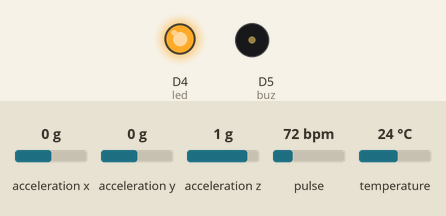
Recording of a sketch running on a simulated ESP8266 (NodeMCU). On the bench: output pins drawn as LEDs (lit = HIGH), buzzer (waves = sounding, pin HIGH). Dashed ring = blinking. The inputs (shaded band) are chosen by the test bench; at power-on: acceleration x 0 g, acceleration y 0 g, acceleration z 1 g, pulse 72 bpm, temperature 24 °C. WiFi joins after 1.5 s; servers stay silent unless stated; what the sketch prints to the serial monitor is not drawn.

Above: at 1.5 s.
At 3.36 s:
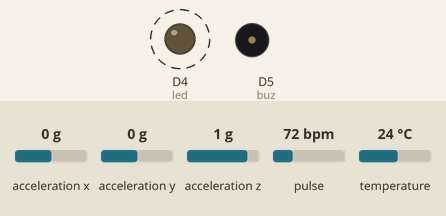
Timing chart, 0 to 4.0 s (numbered marks = the images above):
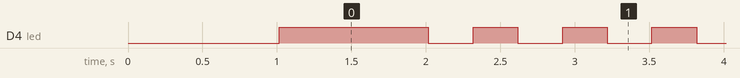

The sketch:

IOT_Code.ino
```cpp
#include <Wire.h>
#include "MAX30105.h"
#include "heartRate.h"
MAX30105 particleSensor;
#include <Wire.h>
#include <Adafruit_Sensor.h>
#include <Adafruit_ADXL345_U.h>
#include <OneWire.h>
#include <DallasTemperature.h>
#define ONE_WIRE_BUS D3
OneWire oneWire(ONE_WIRE_BUS);
DallasTemperature sensors(&oneWire);
#include "ThingSpeak.h"
#include <ESP8266WiFi.h>
int statusCode = 0;
WiFiClient  client;
const int FieldNumber1 = 1;
String strs[14]={"2470635","I0FWOVY98BIRMPVW","0","0","SRC 24G","src@internet","0","0","0","0","0","0","0","0"};
int StringCount = 0;

int xval,yval,zval,magnitude;
Adafruit_ADXL345_Unified accel = Adafruit_ADXL345_Unified(12345);

const byte RATE_SIZE = 4; //Increase this for more averaging. 4 is good.
byte rates[RATE_SIZE]; //Array of heart rates
byte rateSpot = 0;
long lastBeat = 0; //Time at which the last beat occurred
float beatsPerMinute;
int beatAvg;
int tempF,spo2;
int led=D4;
int fall=0;
int buz=D5;
int fst=0;
long int prv=0,prv1=0;
int abnormal=0;
void setup()
{
  Serial.begin(9600);

  particleSensor.begin(Wire, I2C_SPEED_FAST);
  particleSensor.setup(); //Configure sensor with default settings
  particleSensor.setPulseAmplitudeRed(0x0A); //Turn Red LED to low to indicate sensor is running
  particleSensor.setPulseAmplitudeGreen(0); //Turn off Green LED
  particleSensor.enableDIETEMPRDY();
  sensors.begin();
 accel.begin();
  WiFi.mode(WIFI_STA);
  ThingSpeak.begin(client);

  pinMode(led,OUTPUT);
  delay(1000);
  digitalWrite(led,1);

  pinMode(buz,OUTPUT);
  //Serial.println("WELCOME");

}

void loop()
{

  if (WiFi.status() != WL_CONNECTED)
  {
    Serial.print(".");
    delay(1000);
    WiFi.begin(strs[4], strs[5]);
      for(int kk=0;kk<10;kk++)
      {
        digitalWrite(led,0);
        delay(300);
        digitalWrite(led,1);
        delay(300);
      }
   if(WiFi.status() == WL_CONNECTED)
    Serial.println("ok");
  }


  long irValue = particleSensor.getIR();
  //Serial.println(irValue);
  if (irValue < 50000)
  {
    if(fst==1)
    {
    fst=0;

    beatAvg=0;
    }
  }
  else
  {
   if(fst==0)
   {
    fst=1;
   }

  if (checkForBeat(irValue) == true)
  {
    long delta = millis() - lastBeat;
    lastBeat = millis();
    beatsPerMinute = 60 / (delta / 1000.0);
    if (beatsPerMinute < 255 && beatsPerMinute > 20)
    {
      rates[rateSpot++] = (byte)beatsPerMinute; //Store this reading in the array
      rateSpot %= RATE_SIZE; //Wrap variable
      beatAvg = 0;
      for (byte x = 0 ; x < RATE_SIZE ; x++)
        beatAvg += rates[x];
      beatAvg /= RATE_SIZE;
    }
  }
  }
  if(beatAvg>40)
  {

  tempF = particleSensor.readTemperatureF();
  if(beatAvg<40)
    spo2=0;
  else if(beatAvg>140)
    spo2=map(beatAvg,140,255,80,50);
  else if(beatAvg>=40 && beatAvg<60)
    spo2=map(beatAvg,40,60,70,98);
  else
    spo2=map(beatAvg,60,140,100,80);

  }

  else
  {
    tempF = particleSensor.readTemperatureF();
    beatAvg=0;
    spo2=0;
  }

sensors_event_t event;
 accel.getEvent(&event);
  xval=event.acceleration.x;
 yval=event.acceleration.y;


  fall=0;
  if(xval>5 || xval<-5 || yval>5 || yval<-5 )
  {
    fall=1;
  }


  if(millis()-prv>30000)
  {


    prv=millis();
    sensors.requestTemperatures();
    float temperatureF = ((sensors.getTempCByIndex(0)*1.8)+32);
    Serial.println(String(beatAvg)+","+String(spo2)+","+String(temperatureF)+","+String(fall)+",\n");
  ThingSpeak.setField(1, String(beatAvg));
 ThingSpeak.setField(2, String(spo2));
 ThingSpeak.setField(3, String(temperatureF));
 ThingSpeak.setField(4, String(fall));
 ThingSpeak.setField(5, String(0));

 const char* string0 = strs[0].c_str();
 const char* string1 = strs[1].c_str();
 int x = ThingSpeak.writeFields(atol(string0), string1);
 if(x == 200){
  delay(10);
  prv1 = millis();
  }
else{
  delay(10);
  }
  }
}
```

Measured:
- by itself, D4 (led): alternates HIGH for 0.30 s and LOW for 0.30 s, 20 changes in all, then stays HIGH
